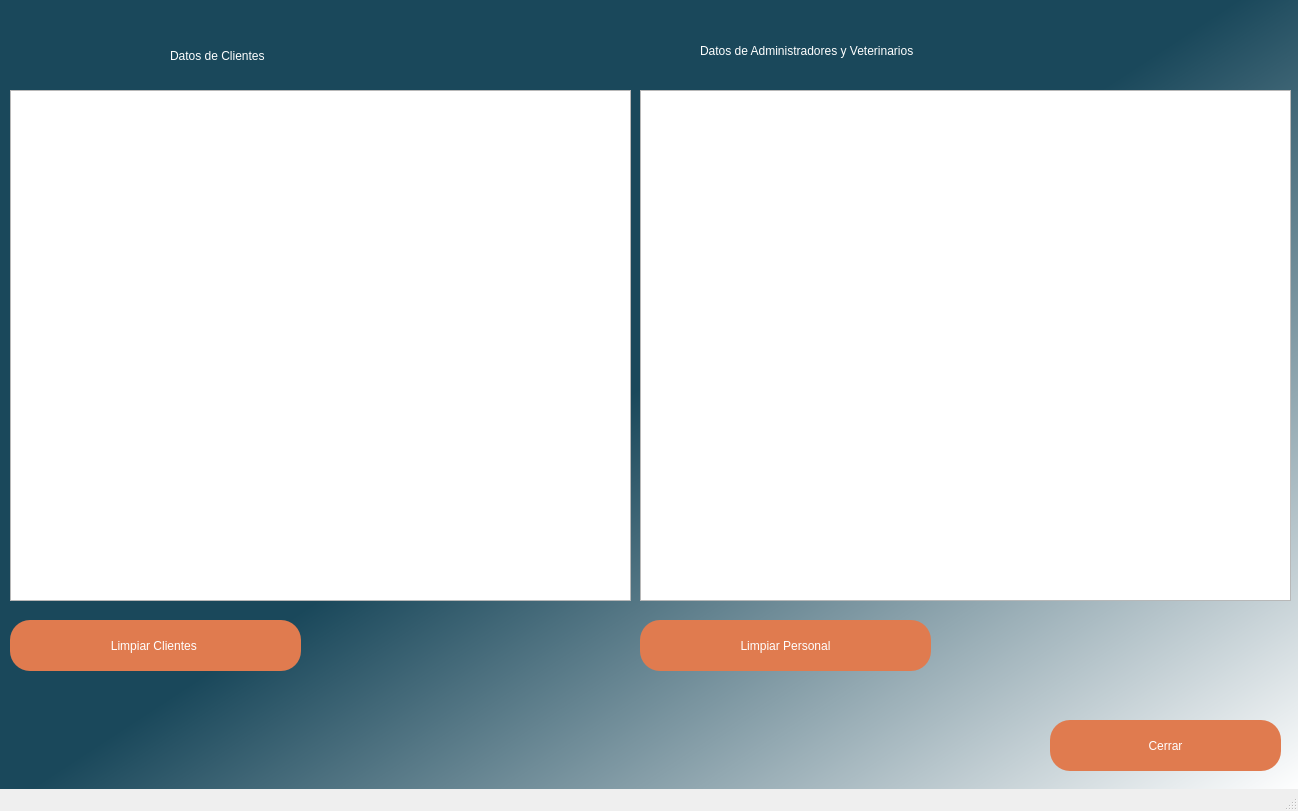
<?xml version="1.0" encoding="UTF-8"?>
<ui version="4.0">
 <class>MainWindow</class>
 <widget class="QMainWindow" name="MainWindow">
  <property name="geometry">
   <rect>
    <x>0</x>
    <y>0</y>
    <width>1298</width>
    <height>811</height>
   </rect>
  </property>
  <property name="windowTitle">
   <string>MainWindow</string>
  </property>
  <property name="styleSheet">
   <string notr="true">QWidget#centralwidget{
background-color: qlineargradient(spread:pad, x1:0.239, y1:0.295455, x2:1, y2:1, stop:0.308458 rgba(26, 72, 91, 255), stop:1 rgba(255, 255, 255, 255));
}</string>
  </property>
  <widget class="QWidget" name="centralwidget">
   <widget class="QTableWidget" name="tableWidgetClientes">
    <property name="geometry">
     <rect>
      <x>10</x>
      <y>90</y>
      <width>621</width>
      <height>511</height>
     </rect>
    </property>
   </widget>
   <widget class="QPushButton" name="pushButtonCerrar">
    <property name="geometry">
     <rect>
      <x>1050</x>
      <y>720</y>
      <width>231</width>
      <height>51</height>
     </rect>
    </property>
    <property name="styleSheet">
     <string notr="true">font: 16pt &quot;MS Shell Dlg 2&quot;;
background-color: rgb(224, 123, 79);
border-radius:20px;
color: white;</string>
    </property>
    <property name="text">
     <string>Cerrar</string>
    </property>
   </widget>
   <widget class="QTableWidget" name="tableWidgetPersonas">
    <property name="geometry">
     <rect>
      <x>640</x>
      <y>90</y>
      <width>651</width>
      <height>511</height>
     </rect>
    </property>
   </widget>
   <widget class="QLabel" name="label">
    <property name="geometry">
     <rect>
      <x>170</x>
      <y>40</y>
      <width>401</width>
      <height>31</height>
     </rect>
    </property>
    <property name="styleSheet">
     <string notr="true">font: 18pt &quot;MS Shell Dlg 2&quot;;
color:white;</string>
    </property>
    <property name="text">
     <string>Datos de Clientes </string>
    </property>
   </widget>
   <widget class="QLabel" name="label_2">
    <property name="geometry">
     <rect>
      <x>700</x>
      <y>30</y>
      <width>541</width>
      <height>41</height>
     </rect>
    </property>
    <property name="styleSheet">
     <string notr="true">font: 18pt &quot;MS Shell Dlg 2&quot;;
color:white;</string>
    </property>
    <property name="text">
     <string>Datos de Administradores y Veterinarios</string>
    </property>
   </widget>
   <widget class="QPushButton" name="pushButtonLimpiarClientes">
    <property name="geometry">
     <rect>
      <x>10</x>
      <y>620</y>
      <width>291</width>
      <height>51</height>
     </rect>
    </property>
    <property name="styleSheet">
     <string notr="true">font: 16pt &quot;MS Shell Dlg 2&quot;;
background-color: rgb(224, 123, 79);
border-radius:20px;
color: white;</string>
    </property>
    <property name="text">
     <string>Limpiar Clientes </string>
    </property>
   </widget>
   <widget class="QPushButton" name="pushButtonLimpiarPersonas">
    <property name="geometry">
     <rect>
      <x>640</x>
      <y>620</y>
      <width>291</width>
      <height>51</height>
     </rect>
    </property>
    <property name="styleSheet">
     <string notr="true">font: 16pt &quot;MS Shell Dlg 2&quot;;
background-color: rgb(224, 123, 79);
border-radius:20px;
color: white;</string>
    </property>
    <property name="text">
     <string>Limpiar Personal</string>
    </property>
   </widget>
  </widget>
  <widget class="QStatusBar" name="statusbar"/>
 </widget>
 <resources/>
 <connections/>
</ui>
